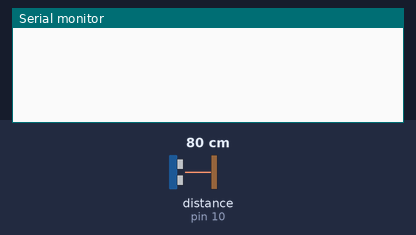
This sketch was run on a simulated Arduino Uno, built with avr-gcc and run on an emulated ATmega328P. Shown: the last lines printed to the serial monitor. Wiring (inferred from the names in the program): ultrasonic range finder: trigger pin 9; echo pin 10. Inputs (shaded band) come from the test bench; at power-on: distance to the obstacle (sensor on pin 10) 80 cm. The echo pulse lasts 58.3 µs per cm.

Above: at 1.8 s.
1.9 s: distance to the obstacle (sensor on pin 10) set to 2 cm
At 2.4 s:
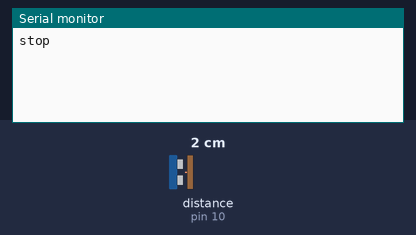
At 4.3 s:
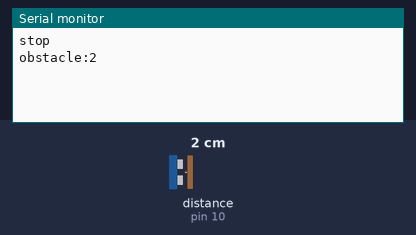

The sketch:

obstacle_detection.ino
```cpp
/*
  Ultrasonic Sensor HC-SR04 and Arduino Tutorial

  by Dejan Nedelkovski,
  www.HowToMechatronics.com

*/
// defines pins numbers
const int trigPin = 9;
const int echoPin = 10;
// defines variables
long duration;
int distance;
int checkingInterval = 1000; //in ms
int triesBeforeObstacle = 2; // number of consucutive detections that must happen before we consider something in the front an obstacle
int consucutiveDetections = 0;
int detectionThreshold = 50; // in cm

void processDetection(int distance){

  // Prints the distance on the Serial Monitor
  // Serial.print("Processing Distance: ");
  // Serial.println(distance);

  if (distance <= 50) {
    if (consucutiveDetections == 0) {
      Serial.println("stop");
    }
    consucutiveDetections++;
  } else {
    if (consucutiveDetections != 0 && consucutiveDetections < triesBeforeObstacle) { // we send continue order after a stop order, and before declaring an obstacle, if an obstacle is detected, the user will continue directly after rerounting, no need to send a continue order
      Serial.println("continue");
    }
    consucutiveDetections = 0;
  }

  if (consucutiveDetections == triesBeforeObstacle) {
    // declare an obstacle
    Serial.print("obstacle:");
    Serial.println(distance);
  }

}


void setup() {
  pinMode(trigPin, OUTPUT); // Sets the trigPin as an Output
  pinMode(echoPin, INPUT); // Sets the echoPin as an Input
  Serial.begin(9600); // Starts the serial communication
}
void loop() {
  // Clears the trigPin
  digitalWrite(trigPin, LOW);
  delayMicroseconds(2);
  // Sets the trigPin on HIGH state for 10 micro seconds
  digitalWrite(trigPin, HIGH);
  delayMicroseconds(10);
  digitalWrite(trigPin, LOW);
  // Reads the echoPin, returns the sound wave travel time in microseconds
  duration = pulseIn(echoPin, HIGH);
  // Calculating the distance
  distance = duration * 0.034 / 2;

  processDetection(distance);

  delay(checkingInterval);
}
```

Measured:
- after the input at 1.9 s, the serial monitor: prints a new line after 0.11 s (image 1)
